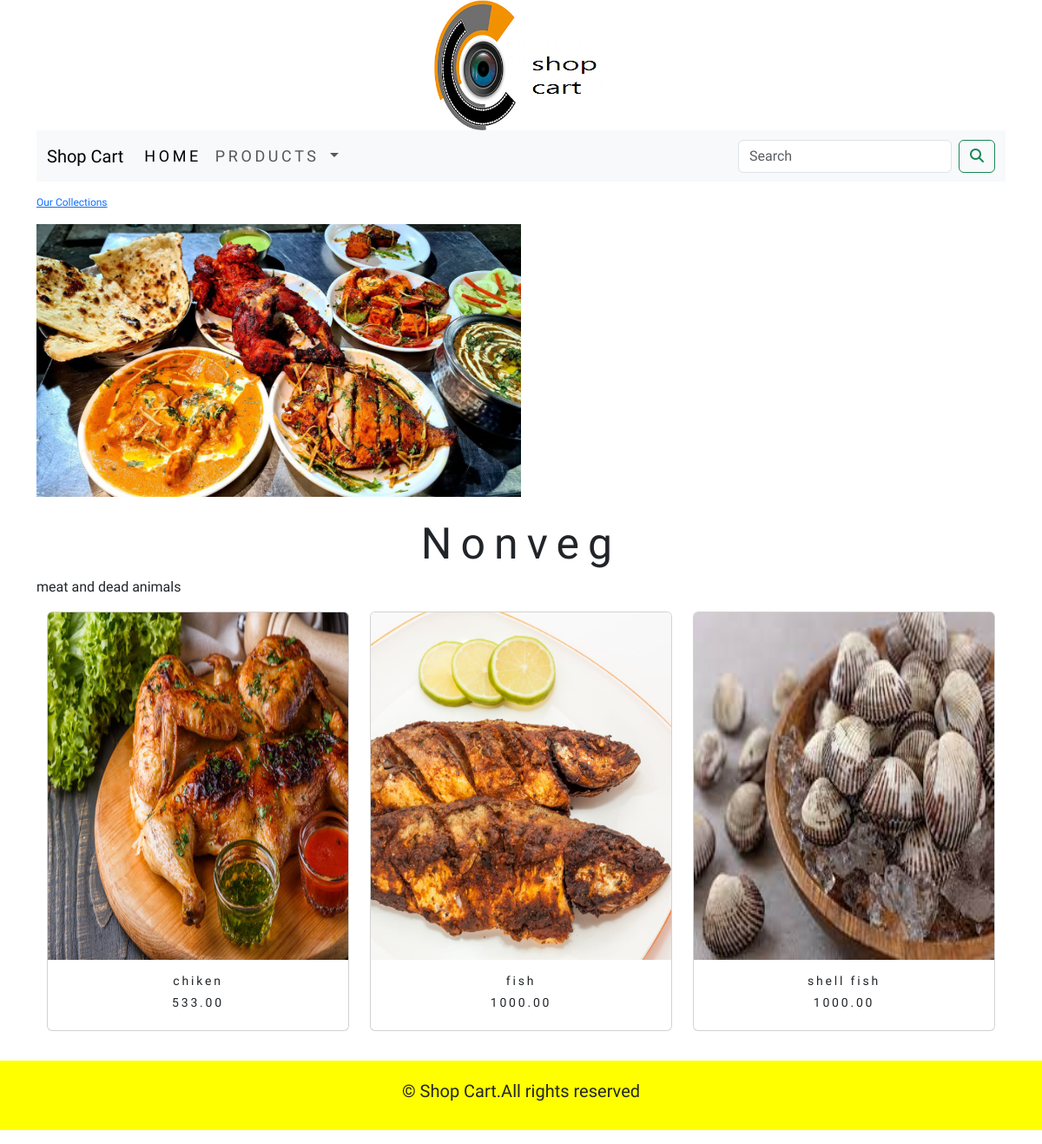
Screenshot of /shop/nonveg/ with the database file from the repository.
### shopping_cart/models.py (models this page shows, shortened)
class Category(models.Model):
    name=models.CharField(max_length=250,unique=True)
    slug=models.SlugField(max_length=250,unique=True)
    description=models.TextField(blank=True)
    image=models.ImageField(upload_to='category',blank=True)
    class Meta:
        ordering=('name',)
        verbose_name='category'
        verbose_name_plural='categories'
    def get_url(self):
        return reverse('shop:Products_by_Category',args=[self.slug])

class Product(models.Model):
    name=models.CharField(max_length=250,unique=True)
    slug=models.SlugField(max_length=250,unique=True)
    description=models.TextField(blank=True)
    price=models.DecimalField(max_digits=10,decimal_places=2)
    category=models.ForeignKey(Category,on_delete=models.CASCADE)
    image=models.ImageField(upload_to='product',blank=True)
    stock=models.IntegerField()
    available=models.BooleanField(default=True)
    created=models.DateTimeField(auto_now_add=True)
    updated=models.DateTimeField(auto_now=True)
    def get_url(self):
        return reverse('shop:proCatDetail',args=[self.category.slug,self.slug])
    class Meta:
        ordering = ('name',)
        verbose_name = 'product'
        verbose_name_plural = 'products'

### shopping_cart/views.py (the view)
# urls.py: path("", views.allProdCat, name='allProdCat')
def allProdCat(request,c_slug=None):
    c_page=None
    products_list=None
    if c_slug!=None:
        c_page=get_object_or_404(Category,slug=c_slug)
        products_list=Product.objects.all().filter(category=c_page,available=True)
    else:
        products_list=Product.objects.all().filter(available=True)
    paginator=Paginator(products_list,6)
    try:
        page=int(request.GET.get('page','1'))
    except:
        page=1
    try:
        products=paginator.page(page)
    except (EmptyPage,InvalidPage):
        products=paginator.page(paginator.num_pages)
    return render(request,"category.html",{"category":c_page,"products":products})

### cart/context_processors.py (called while the page is built)
def counter(request):
    item_count=0
    if 'admin' in request.path:
        return {}
    else:
        try:
            cart=Cart.objects.filter(cart_id=_cart_id(request))
            car_items=CartItem.objects.all().filter(cart=cart[:1])
            for cart_item in car_items:
                item_count +=cart_item.quantity
        except Cart.DoesNotExist:
            item_count = 0
    return dict(item_count=item_count)

### cart/views.py (called while the page is built)
def _cart_id(request):
    cart=request.session.session_key
    if not cart:
        cart=request.session.create()
    return cart

### shopping_cart/context_processors.py (called while the page is built)
def menu_links(request):
    links=Category.objects.all()
    return dict(links=links)

### templates/category.html (shortened to what this page needs)
{% extends 'base.html' %}
{% load static %}
{% block content %}
{% if category %}
<div>
    <div class="row my_row_class">
        <div class="mx-auto">
            <p><a href="{% url 'shop:allProdCat' %}">Our Collections</a></p>
        </div>
    </div>
</div>
{% endif %}
<div class="mx-auto">
    {% if category %}
    <img class="my_image" src="{{category.image.url}}" alt="{{category.name}}">
</div>
<br/>
<div>
    <h1 class="text-center my_title">{{category.name}}</h1>
    <p class="text-justify">{{category.description}}</p>
</div>
{% endif %}
<div class="container">
    <div class="row mx_auto">
        {% for product in products.object_list %}
        <div class="my_bottom_margin col-9 col-sm-12 col-md-4">
            <div class="card text-center" style="min-width:18rem;">
                <a href="{{product.get_url}}"><img class="card-img-top my_image" src="{{product.image.url}}" alt="{{product.name}}" style="width:100%;height:400px;"> </a>
                <div class="card-body">
                    <h2>{{product.name}}</h2>
                    <h2>{{product.price}}</h2>
                </div>
            </div>
            <br>
        </div>
        {% endfor %}
    </div>
</div>
{% endblock %}

### static/css/custom.css (style rules this page uses)
.my_row_class { padding-top:15px; }
.my_row_class .mx-auto { color:#000; font-size:12px; }
.my_image { width:50%; height:auto; }
.my_title { font-size:50px; text_transform:uppercase; letter-spacing:.2em; }
.my_bottom_margin { margin-bottom:10px; }
.card-body h2 { font-size:14px; text_transform:uppercase; letter-spacing:.2em; }

### rows the page displays
Category: image (picture), name "Nonveg", description "meat and dead animals"
Product: image (picture), name "chiken", price "533.00"
Product: image (picture), name "fish", price "1000.00"
Product: image (picture), name "shell fish", price "1000.00"
